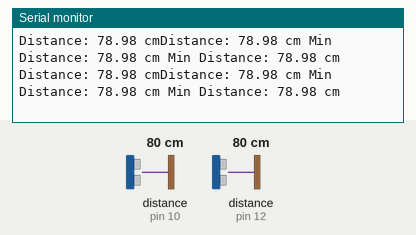
The sketch below on a simulated Arduino Uno, built with avr-gcc and run on an emulated ATmega328P. On the bench: the last lines printed to the serial monitor. Wiring (inferred from the names in the program): 2 × ultrasonic range finder: trigger pin 11, echo pin 10 / trigger pin 13, echo pin 12. Inputs (shaded band) come from the test bench; at power-on: distance to the obstacle (sensors on pin 10, pin 12) 80 cm. The echo pulse lasts 58.3 µs per cm.

Above: at 1.2 s.
1.3 s: distance to the obstacle (sensor on pin 10) set to 2 cm
At 2.0 s:
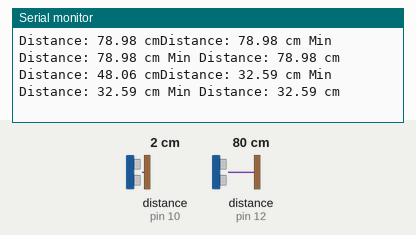
2.8 s: distance to the obstacle (sensor on pin 12) set to 2 cm
At 3.5 s:
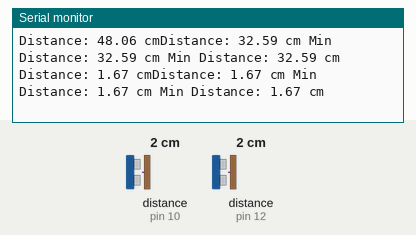
4.3 s: distance to the obstacle (sensor on pin 10) set to 4 cm
At 4.89 s:
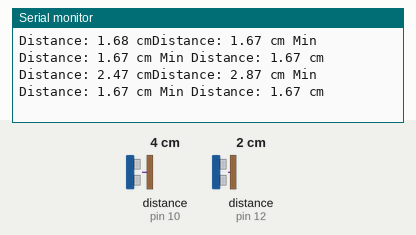
5.8 s: distance to the obstacle (sensor on pin 12) set to 4 cm
At 6.5 s:
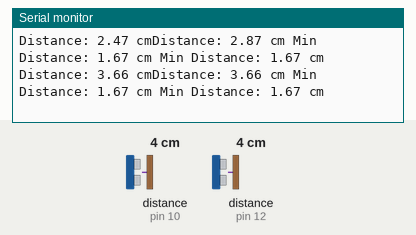
Timing chart, 0 to 8.3 s (numbered marks = the images above; inputs shaded):
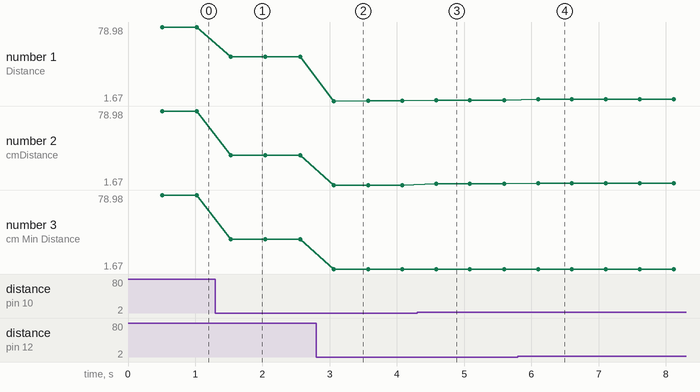

Measured:
- after the input at 1.3 s, the serial monitor: prints a new line after 0.23 s (image 1)
- after the input at 2.8 s, the serial monitor: prints a new line after 0.26 s (image 2)
- after the input at 4.3 s, the serial monitor: prints a new line after 0.29 s (image 3)
- after the input at 5.8 s, the serial monitor: prints a new line after 0.30 s (image 4)
- plotted number 1: 78.98 → 48.06 after the input at 1.3 s, 48.06 → 1.68 after the input at 2.8 s, 1.68 → 2.47 after the input at 4.3 s, 2.47 → 3.66 after the input at 5.8 s
- plotted number 2: 78.98 → 32.59 after the input at 1.3 s, 32.59 → 1.67 after the input at 2.8 s, 1.67 → 2.87 after the input at 4.3 s, 2.87 → 3.66 after the input at 5.8 s
- plotted number 3: 78.98 → 32.59 after the input at 1.3 s, 32.59 → 1.67 after the input at 2.8 s

The sketch:

ave_subtst.ino
```cpp
#define Wall_TRIG 13
#define Wall_ECHO 12
#define Target_TRIG 11
#define Target_ECHO 10

const int numReadings = 5;  // 移動平均を取るための読み取り数
double readings[numReadings] ={0.0, 0.0, 0.0, 0.0, 0.0 };   // 距離の読み取り値を格納する配列
int index = 0;               // readings 配列のインデックス
double total = 0.0;               // readings 配列の合計
double average = 0.0;             // 移動平均の値
double minDistance = 9999.0;      // 最小の距離を格納する変数
double value[4] = {0.0,0.0,0.0,0.0};


void setup() {
  Serial.begin(9600);
  pinMode(Wall_TRIG, OUTPUT);
  pinMode(Wall_ECHO, INPUT);
  pinMode(Target_TRIG, OUTPUT);
  pinMode(Target_ECHO, INPUT);
}

void loop() {
  measureDistance(Wall_TRIG,Wall_ECHO,0,1);
  measureDistance(Target_TRIG,Target_ECHO,2,3);

  displayDistance(value[0],value[1],value[2],value[3]);
}

void measureDistance(int TRIG_PIN,int ECHO_PIN,int n1,int n2) {
  // 測距センサからの距離を取得
  double duration, distance;
  digitalWrite(TRIG_PIN, LOW);
  delayMicroseconds(2);
  digitalWrite(TRIG_PIN, HIGH);
  delayMicroseconds(10);
  digitalWrite(TRIG_PIN, LOW);
  duration = pulseIn(ECHO_PIN, HIGH);
  distance = (duration * 0.034) / 2;

  // 距離を移動平均に追加
  total += distance;
  total -= readings[index];
  readings[index] = distance;

  index = (index + 1) % numReadings;
  delay(5);
  average = total / numReadings;
  if (average < minDistance&&checkNonZero(readings,numReadings)==1) {
    minDistance = average;
  }
  value[n1] = average;
  value[n2] = minDistance;

}


int checkNonZero(double reading[], int length) {
    for (int i = 0; i < length; i++) {
        if (reading[i] == 0.0) {
            return 0; // 要素に0がある場合は0を返す
        }
    }
    return 1; // 要素に0がない場合は1を返す
}


void displayDistance(double average1,double minDistance1,double average2,double minDistance2) {
  // 0.5秒ごとにシリアルモニタに距離と最小距離を表示
  static unsigned long previousMillis = 0;
  const unsigned long interval = 500;  // 0.5秒ごと
  unsigned long currentMillis = millis();
  if (currentMillis - previousMillis >= interval) {
    previousMillis = currentMillis;
    Serial.print("Distance: ");
    Serial.print(average1);
    Serial.print(" cm");
    Serial.print("Distance: ");
    Serial.print(average2);
    Serial.print(" cm");

    Serial.print(" Min Distance: ");
    Serial.print(minDistance1);
    Serial.print(" cm");
    Serial.print(" Min Distance: ");
    Serial.print(minDistance2);
    Serial.println(" cm");

  }
}
```
